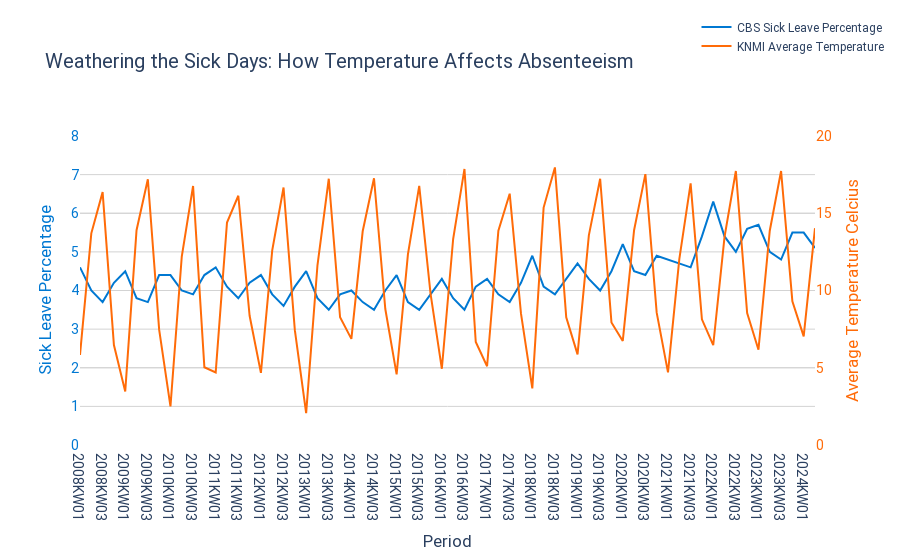

Notebook code for this chart:
### Code cell
# Filter data for years 2008 and later, and for "A-U Alle economische activiteiten"
filtered_sk = sk[(sk['period_year'] >= 2008) & (sk['sbi_title'] == 'A-U Alle economische activiteiten')]

# Adjust avg_temp by dividing by 10
filtered_sk['avg_temp'] = filtered_sk['avg_temp'] / 10

# Calculate dynamic range for sick_leave_percentage
min_sick_leave = filtered_sk['sick_leave_percentage'].min() - 0.005  # Add buffer for lower range
max_sick_leave = filtered_sk['sick_leave_percentage'].max() + 0.005  # Add buffer for upper range

# Create the figure
fig = go.Figure()

# Add the sick_leave_percentage to the left y-axis
fig.add_trace(
    go.Scatter(
        x=filtered_sk['period'], 
        y=filtered_sk['sick_leave_percentage'],
        mode='lines', 
        name='CBS Sick Leave Percentage', 
        line=dict(color='#0078d2'),
        yaxis='y1'
    )
)

# Add the avg_temp to the right y-axis
fig.add_trace(
    go.Scatter(
        x=filtered_sk['period'], 
        y=filtered_sk['avg_temp'], 
        mode='lines', 
        name='KNMI Average Temperature', 
        line=dict(color='#ff6b08'),
        yaxis='y2'
    )
)

# Update the layout for two y-axes with customized settings
fig.update_layout(
    title='Weathering the Sick Days: How Temperature Affects Absenteeism',
    xaxis=dict(
        title='Period',
        showgrid=False,  # Enable gridlines
        gridcolor='lightgrey',  # Grey vertical gridlines
    ),
    yaxis=dict(
        title='Sick Leave Percentage',
        titlefont=dict(color='#0078d2'),
        tickfont=dict(color='#0078d2'),
        showgrid=True,  # Enable gridlines
        gridcolor='lightgrey',  # Grey horizontal gridlines
        range=[0, 8],  # Expanded range for sick leave percentage (3% to 7%)
            ),
    yaxis2=dict(
        title='Average Temperature Celcius',
        titlefont=dict(color='#ff6b08'),
        tickfont=dict(color='#ff6b08'),
        anchor='x',
        overlaying='y',
        side='right',
        showgrid=True,  # Enable gridlines
        gridcolor='lightgrey',  # Grey horizontal gridlines
        range=[0, 20]  # Expanded range for average temperature (0 to 25 degrees after division)
    ),
    legend=dict(
        x=1.1,  # Move the legend to the top-right corner
        y=1.4,
        xanchor='right',
        font=dict(
            family='Roboto',  # Set font to Roboto
            size=12
        )
    ),
    font=dict(
        family='Roboto',  # Set global font to Roboto
        size=14
    ),
    plot_bgcolor='white',  # Set background color to white
)

# Define the width and height of the plot (adjust as needed)
plot_width = 1000  # Width of the plot in pixels
plot_height = 600  # Height of the plot in pixels



# Save the figure as an interactive HTML file
fig.write_html("sick_leave_vs_temperature.html", include_plotlyjs='cdn', full_html=True)

print("Plot saved as PNG and HTML!")


# Show the plot
fig.show()

### Figure 1 — Plotly figure (JSON) as saved in the notebook; plotly's stock layout.template omitted (floating-point values rounded to 4 significant figures)
{"data": [{"line": {"color": "#0078d2"}, "mode": "lines", "name": "CBS Sick Leave Percentage", "type": "scatter", "x": ["2008KW01", "2008KW02", "2008KW03", "2008KW04", "2009KW01", "2009KW02", "2009KW03", "2009KW04", "2010KW01", "2010KW02", "2010KW03", "2010KW04", "2011KW01", "2011KW02", "2011KW03", "2011KW04", "2012KW01", "2012KW02", "2012KW03", "2012KW04", "2013KW01", "2013KW02", "2013KW03", "2013KW04", "2014KW01", "2014KW02", "2014KW03", "2014KW04", "2015KW01", "2015KW02", "2015KW03", "2015KW04", "2016KW01", "2016KW02", "2016KW03", "2016KW04", "2017KW01", "2017KW02", "2017KW03", "2017KW04", "2018KW01", "2018KW02", "2018KW03", "2018KW04", "2019KW01", "2019KW02", "2019KW03", "2019KW04", "2020KW01", "2020KW02", "2020KW03", "2020KW04", "2021KW01", "2021KW02", "2021KW03", "2021KW04", "2022KW01", "2022KW02", "2022KW03", "2022KW04", "2023KW01", "2023KW02", "2023KW03", "2023KW04", "2024KW01", "2024KW02"], "y": [4.6, 4, 3.7, 4.2, 4.5, 3.8, 3.7, 4.4, 4.4, 4, 3.9, 4.4, 4.6, 4.1, 3.8, 4.2, 4.4, 3.9, 3.6, 4.1, 4.5, 3.8, 3.5, 3.9, 4, 3.7, 3.5, 4, 4.4, 3.7, 3.5, 3.9, 4.3, 3.8, 3.5, 4.1, 4.3, 3.9, 3.7, 4.2, 4.9, 4.1, 3.9, 4.3, 4.7, 4.3, 4, 4.5, 5.2, 4.5, 4.4, 4.9, 4.8, 4.7, 4.6, 5.4, 6.3, 5.4, 5, 5.6, 5.7, 5, 4.8, 5.5, 5.5, 5.1], "yaxis": "y"}, {"line": {"color": "#ff6b08"}, "mode": "lines", "name": "KNMI Average Temperature", "type": "scatter", "x": ["2008KW01", "2008KW02", "2008KW03", "2008KW04", "2009KW01", "2009KW02", "2009KW03", "2009KW04", "2010KW01", "2010KW02", "2010KW03", "2010KW04", "2011KW01", "2011KW02", "2011KW03", "2011KW04", "2012KW01", "2012KW02", "2012KW03", "2012KW04", "2013KW01", "2013KW02", "2013KW03", "2013KW04", "2014KW01", "2014KW02", "2014KW03", "2014KW04", "2015KW01", "2015KW02", "2015KW03", "2015KW04", "2016KW01", "2016KW02", "2016KW03", "2016KW04", "2017KW01", "2017KW02", "2017KW03", "2017KW04", "2018KW01", "2018KW02", "2018KW03", "2018KW04", "2019KW01", "2019KW02", "2019KW03", "2019KW04", "2020KW01", "2020KW02", "2020KW03", "2020KW04", "2021KW01", "2021KW02", "2021KW03", "2021KW04", "2022KW01", "2022KW02", "2022KW03", "2022KW04", "2023KW01", "2023KW02", "2023KW03", "2023KW04", "2024KW01", "2024KW02"], "y": [5.833, 13.7, 16.37, 6.467, 3.467, 13.9, 17.2, 7.467, 2.5, 12.2, 16.77, 5.033, 4.7, 14.4, 16.13, 8.367, 4.667, 12.6, 16.67, 7.433, 2.067, 11.63, 17.23, 8.267, 6.867, 13.83, 17.27, 8.8, 4.567, 12.33, 16.77, 9.8, 4.933, 13.33, 17.87, 6.667, 5.1, 13.87, 16.27, 8.5, 3.667, 15.37, 17.97, 8.267, 5.867, 13.57, 17.23, 7.933, 6.733, 13.9, 17.53, 8.567, 4.7, 12.03, 16.93, 8.133, 6.467, 13.47, 17.73, 8.533, 6.167, 13.87, 17.73, 9.3, 7.033, 14.03], "yaxis": "y2"}], "layout": {"font": {"family": "Roboto", "size": 14}, "legend": {"font": {"family": "Roboto", "size": 12}, "x": 1.1, "xanchor": "right", "y": 1.4}, "plot_bgcolor": "white", "title": {"text": "Weathering the Sick Days: How Temperature Affects Absenteeism"}, "xaxis": {"gridcolor": "lightgrey", "showgrid": false, "title": {"text": "Period"}}, "yaxis": {"gridcolor": "lightgrey", "range": [0, 8], "showgrid": true, "tickfont": {"color": "#0078d2"}, "title": {"font": {"color": "#0078d2"}, "text": "Sick Leave Percentage"}}, "yaxis2": {"anchor": "x", "gridcolor": "lightgrey", "overlaying": "y", "range": [0, 20], "showgrid": true, "side": "right", "tickfont": {"color": "#ff6b08"}, "title": {"font": {"color": "#ff6b08"}, "text": "Average Temperature Celcius"}}}}
